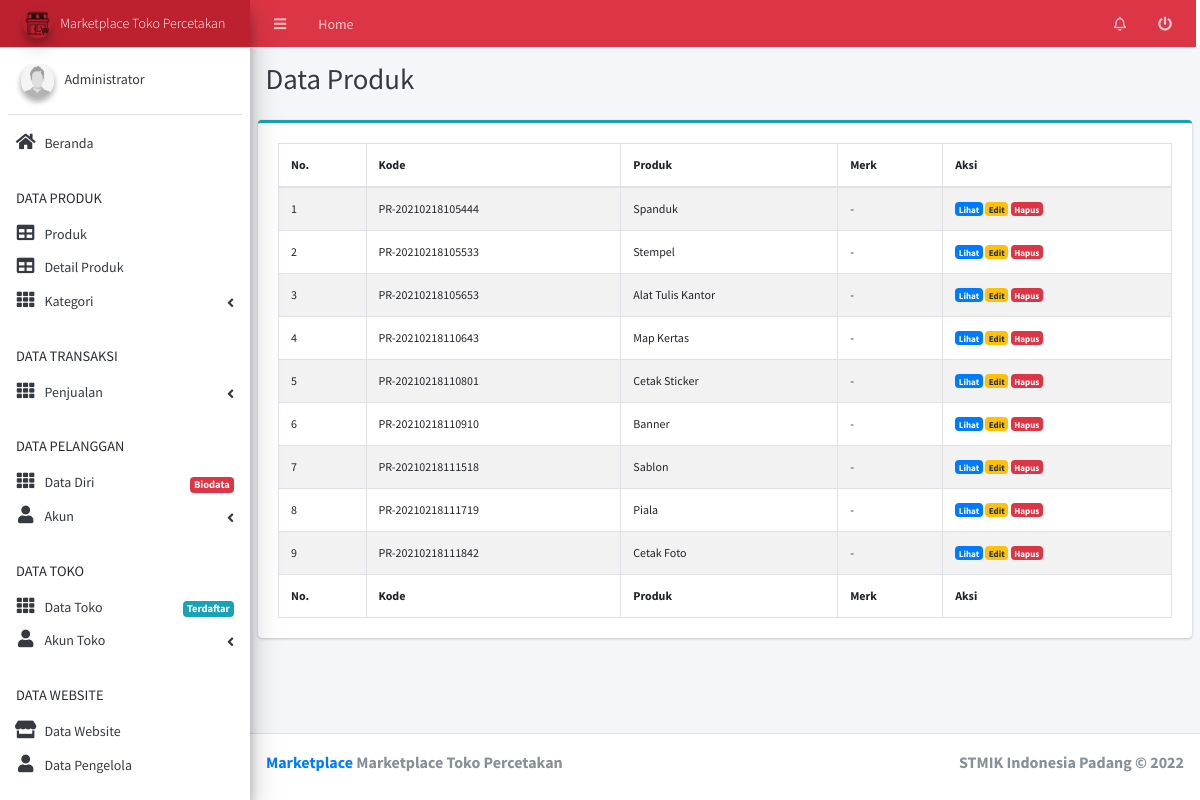
Page /admin/index.php?hal=dataproduk on the committed database.
### tables this page shows
CREATE TABLE `tb_profil` (
  `id` int(11) NOT NULL,
  `jenis` varchar(255) NOT NULL,
  `nilai` text NOT NULL
);

CREATE TABLE `tb_produk` (
  `id_produk` varchar(20) NOT NULL,
  `id_toko` varchar(20) NOT NULL,
  `nama_produk` varchar(50) NOT NULL,
  `id_kategori` int(11) NOT NULL,
  `merk` varchar(255) NOT NULL,
  `berat` float NOT NULL,
  `deskripsi` longtext NOT NULL,
  `tanggal` datetime NOT NULL
);

### admin/acc/crudApp.php (called while the page is built, shortened)
<?php
class crud {
	function __construct()
	{
		$this->konn = new mysqli('localhost', 'root', '', 'db_percetakan');
	}
	public function tampildata( $table ){
		$data=$this->konn->query("select * from $table");
		return $data;
	}
}

### admin/pages/_databarang.php (the view)
<div class="card card-outline card-info">
  <div class="card-body">
    <table id="example1" class="table text-xs table-bordered table-striped">
      <thead>
      <tr>
        <th>No.</th>
        <th>Kode</th>
        <th>Produk</th>
        <th>Merk</th>
        <th>Aksi</th>
      </tr>
      </thead>
      <tbody>
        <?php $row = $db->tampildata('tb_produk order by tanggal asc');
        $no=0;
        foreach ($row as $data) :
          $no++;
         ?>
      <tr>
        <td><?= $no ?></td>
        <td><?= $data['id_produk']?></td>
        <td><?= $data['nama_produk']?></td>
        <td><?= $data['merk']?></td>
        <td>
          <div class="d-inline">
          <a href="index.php?hal=lihatproduk&id=<?= $data['id_produk']?>" class="badge badge-primary">Lihat</a>
          <a href="index.php?hal=editproduk&id=<?= $data['id_produk']?>" class="badge badge-warning">Edit</a>
          <a href="act/_barang.php?type=hapus&id=<?= $data['id_produk']?>" class="badge badge-danger">Hapus</a>
        </div>
      </td>
      </tr>
    <?php endforeach; ?>
      </tbody>
      <tfoot>
      <tr>
        <th>No.</th>
        <th>Kode</th>
        <th>Produk</th>
        <th>Merk</th>
        <th>Aksi</th>
      </tr>
      </tfoot>
    </table>
  </div>
</div>

### admin/acc/side.php (shortened to what this page needs)
<aside class="main-sidebar text-sm sidebar-light-primary elevation-4">
  <a href="index3.html" class="brand-link d-flex bg-danger">
    <img src="../dist/img/AdminLTELogo.png" alt="AdminLTE Logo" class="brand-image img-circle elevation-3"
         style="opacity: .8">
    <span class="brand-text font-weight-light"><?= $datanamatoko['nilai'] ?></span>
  </a>
  <div class="sidebar">
    <div class="user-panel mt-3 pb-3 mb-3 d-flex">
      <div class="image">
        <img src="../dist/img/user2-160x160.jpg" class="img-circle elevation-2" alt="User Image">
      </div>
      <div class="info">
        <a href="#" class="d-block">Administrator</a>
      </div>
    </div>
    <nav class="mt-2">
      <ul class="nav nav-pills nav-sidebar nav-flat flex-column" data-widget="treeview" role="menu" data-accordion="false">
        <li class="nav-item has-treeview">
          <a href="index.php" class="nav-link">
            <i class="nav-icon fas fa-home"></i>
            <p>
              Beranda
            </p>
          </a>
        </li>
        <li class="nav-header">DATA PRODUK</li>
        <li class="nav-item">
              <a href="index.php?hal=dataproduk" class="nav-link">
                <i class="fas fa-table nav-icon"></i>
                <p>Produk</p>
              </a>
            </li>
            <li class="nav-item">
              <a href="index.php?hal=datadetailproduk" class="nav-link">
                <i class="fas fa-table nav-icon"></i>
                <p>Detail Produk</p>
              </a>
            </li>
        <li class="nav-item">
          <a href="#" class="nav-link has-treeview">
            <i class="nav-icon fas fa-th"></i>
            <p>
              Kategori
              <i class="fas fa-angle-left right"></i>
            </p>
          </a>
        </li>
        <li class="nav-header">DATA TRANSAKSI</li>
        <li class="nav-item">
          <a href="#" class="nav-link has-treeview">
            <i class="nav-icon fas fa-th"></i>
            <p>
              Penjualan
              <i class="fas fa-angle-left right"></i>
            </p>
          </a>
        </li>
        <li class="nav-header">DATA PELANGGAN</li>
        <li class="nav-item">
          <a href="index.php?hal=datapelanggan" class="nav-link">
            <i class="nav-icon fas fa-th"></i>
            <p>
              Data Diri
              <span class="badge badge-sm badge-danger right">Biodata</span>
            </p>
          </a>
        </li>
        <li class="nav-item">
          <a href="#" class="nav-link has-treeview">
            <i class="nav-icon fas fa-user"></i>
            <p>
              Akun
              <i class="fas fa-angle-left right"></i>
            </p>
          </a>
        </li>
        <li class="nav-header">DATA TOKO</li>
        <li class="nav-item">
          <a href="index.php?hal=datatoko" class="nav-link">
            <i class="nav-icon fas fa-th"></i>
            <p>
              Data Toko
              <span class="badge badge-sm badge-info right">Terdaftar</span>
            </p>
          </a>
        </li>
        <li class="nav-item">
          <a href="#" class="nav-link has-treeview">
            <i class="nav-icon fas fa-user"></i>
            <p>
              Akun Toko
              <i class="fas fa-angle-left right"></i>
            </p>
          </a>
        </li>
        <li class="nav-header">DATA WEBSITE</li>
        <li class="nav-item">
          <a href="index.php?hal=datawebsite" class="nav-link">
            <i class="nav-icon fas fa-store"></i>
            <p>
              Data Website
            </p>
          </a>
        </li>
        <li class="nav-item">
          <a href="index.php?hal=datapengelola" class="nav-link">
            <i class="nav-icon fas fa-user"></i>
            <p>
              Data Pengelola
            </p>
          </a>
        </li>
      </ul>
    </nav>
  </div>
</aside>

### admin/acc/bot.php (shortened to what this page needs)
 <footer class="main-footer">
  <strong> <a href="http://adminlte.io">Marketplace</a> <?= $datanamatoko['nilai'] ?></strong>
  <div class="float-right d-none d-sm-inline-block">
    <b>STMIK Indonesia Padang &copy; <?= date('Y') ?></b>
  </div>
</footer>
</div>
</body>
</html>

### rows in the picture
tb_profil: nilai "Marketplace Toko Percetakan"
tb_produk: id_produk "PR-20210218105444", nama_produk "Spanduk", merk "-"
tb_produk: id_produk "PR-20210218105533", nama_produk "Stempel", merk "-"
tb_produk: id_produk "PR-20210218105653", nama_produk "Alat Tulis Kantor", merk "-"
tb_produk: id_produk "PR-20210218110643", nama_produk "Map Kertas", merk "-"
tb_produk: id_produk "PR-20210218110801", nama_produk "Cetak Sticker", merk "-"
tb_produk: id_produk "PR-20210218110910", nama_produk "Banner", merk "-"
tb_produk: id_produk "PR-20210218111518", nama_produk "Sablon", merk "-"
tb_produk: id_produk "PR-20210218111719", nama_produk "Piala", merk "-"
tb_produk: id_produk "PR-20210218111842", nama_produk "Cetak Foto", merk "-"

### other values in the picture
$title "Data Produk"
